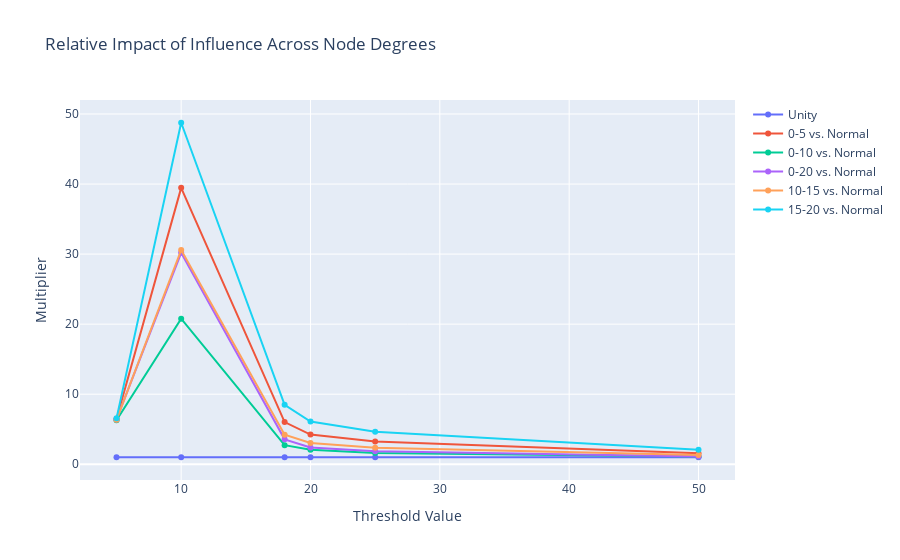

This figure's notebook cell:
### Code cell
get_multiplier_graph_real(real_data, name='advogato')

### Figure 1 — Plotly figure (JSON) as saved in the notebook; plotly's stock layout.template omitted (floating-point values rounded to 4 significant figures)
{"data": [{"name": "Unity", "type": "scatter", "x": [5, 10, 18, 20, 25, 50], "y": [1, 1, 1, 1, 1, 1]}, {"name": "0-5 vs. Normal", "type": "scatter", "x": [5, 10, 18, 20, 25, 50], "y": [6.471, 39.46, 6.016, 4.241, 3.244, 1.579]}, {"name": "0-10 vs. Normal", "type": "scatter", "x": [5, 10, 18, 20, 25, 50], "y": [6.291, 20.78, 2.724, 2.06, 1.606, 1.115]}, {"name": "0-20 vs. Normal", "type": "scatter", "x": [5, 10, 18, 20, 25, 50], "y": [6.391, 30.19, 3.555, 2.395, 1.848, 1.098]}, {"name": "10-15 vs. Normal", "type": "scatter", "x": [5, 10, 18, 20, 25, 50], "y": [6.346, 30.58, 4.225, 3.025, 2.359, 1.326]}, {"name": "15-20 vs. Normal", "type": "scatter", "x": [5, 10, 18, 20, 25, 50], "y": [6.551, 48.75, 8.484, 6.093, 4.644, 2.061]}], "layout": {"autosize": true, "title": {"text": "Relative Impact of Influence Across Node Degrees"}, "xaxis": {"autorange": true, "range": [2.25, 52.75], "title": {"text": "Threshold Value"}, "type": "linear"}, "yaxis": {"autorange": true, "range": [-2.498, 52.25], "title": {"text": "Multiplier"}, "type": "linear"}}}
